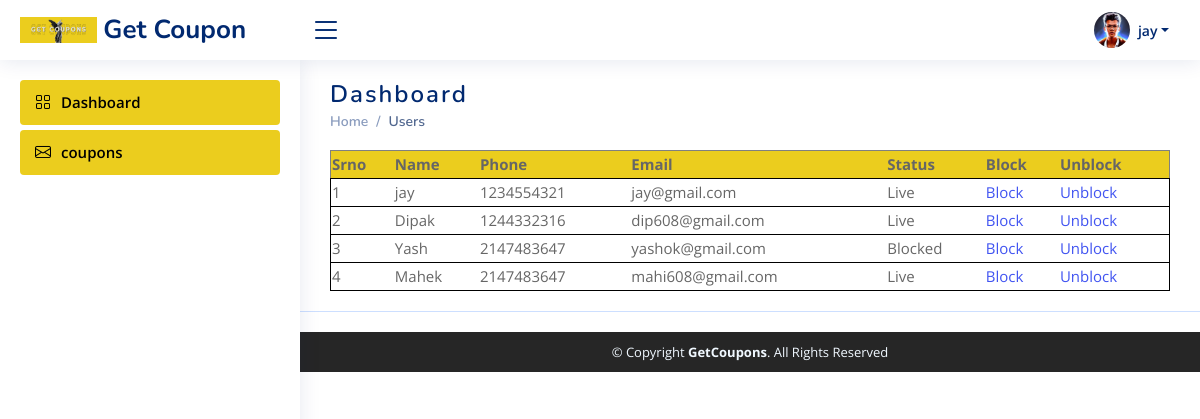
/users.php (signed in), run on the app's committed database.
### tables this page shows
CREATE TABLE `users` (
  `usrid` int(11) NOT NULL,
  `name` varchar(50) NOT NULL,
  `phone` int(50) NOT NULL,
  `email` varchar(50) NOT NULL,
  `pswd` varchar(200) NOT NULL,
  `role` int(11) NOT NULL DEFAULT 1 COMMENT '0=admin , 1=user',
  `acstatus` int(1) NOT NULL DEFAULT 1
);

### users.php (the view, shortened to what this page needs)
<?php
include("connect.php");
include("adheader.php");
$sql = "SELECT * FROM users where role=1";
if ($result = mysqli_query($con, $sql)) {
    if (mysqli_num_rows($result) > 0) {
        echo "<table  border='solid black 1px' width='100%'>
                        <tr style='background-color:#EBCD1E'>
                        <th>Srno</th>
                        <th>Name</th>
                        <th>Phone</th>
                        <th>Email</th>
                        <th>Status</th>
                        <th>Block</th>
                        <th>Unblock</th>
                        </tr>
                    ";
        $i = 1;
        while ($row = mysqli_fetch_array($result)) {
            echo "<tr  style='border:solid black 1px'>";
            echo "<td>" . $i . "</td>";
            echo "<td>" . $row['name'] . "</td>";
            echo "<td>" . $row['phone'] . "</td>";
            echo "<td>" . $row['email'] . "</td>";
            if ($row['acstatus'] == 0) {
                echo "<td> Blocked </td>";
            } else {
                echo "<td> Live </td>";
            }
            echo "<td><a href='block.php?usrid=" .  $row["usrid"] . "'>Block</a></td>";
            echo "<td><a href='unblock.php?usrid=" .  $row["usrid"] . "'>Unblock</a></td>";
            echo "</tr>";
            $i++;
        }
        echo "</table>";
    }
}
include("adfooter.php");

### assets/css/style.css (style rules this page uses)
:root { scroll-behavior: smooth; }
body { font-family: "Open Sans", sans-serif; background: ;*/ color: #444444 color: #444444; }
a { color: #4154f1; text-decoration: none; }

### data on the page
users: name "jay", phone "1234554321", email "jay@gmail.com", acstatus "Live"
users: name "Dipak", phone "1244332316", email "dip608@gmail.com", acstatus "Live"
users: name "Yash", phone "2147483647", email "yashok@gmail.com", acstatus "Blocked"
users: name "Mahek", phone "2147483647", email "mahi608@gmail.com", acstatus "Live"

### other printed values
$_SESSION[name] "jay"
str_replace('.php', '', basename($_SERVER['PHP_SELF'])) "Users"
